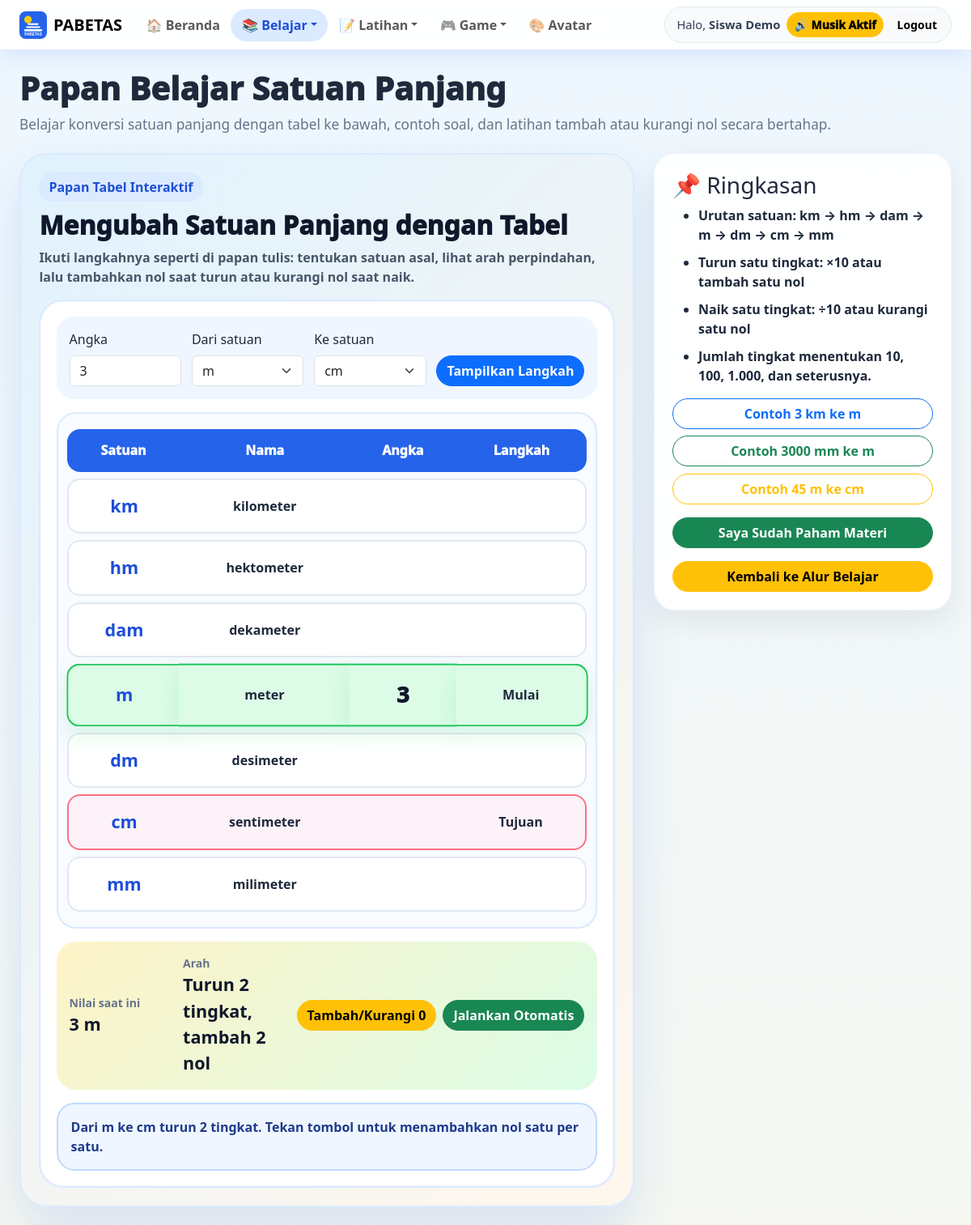
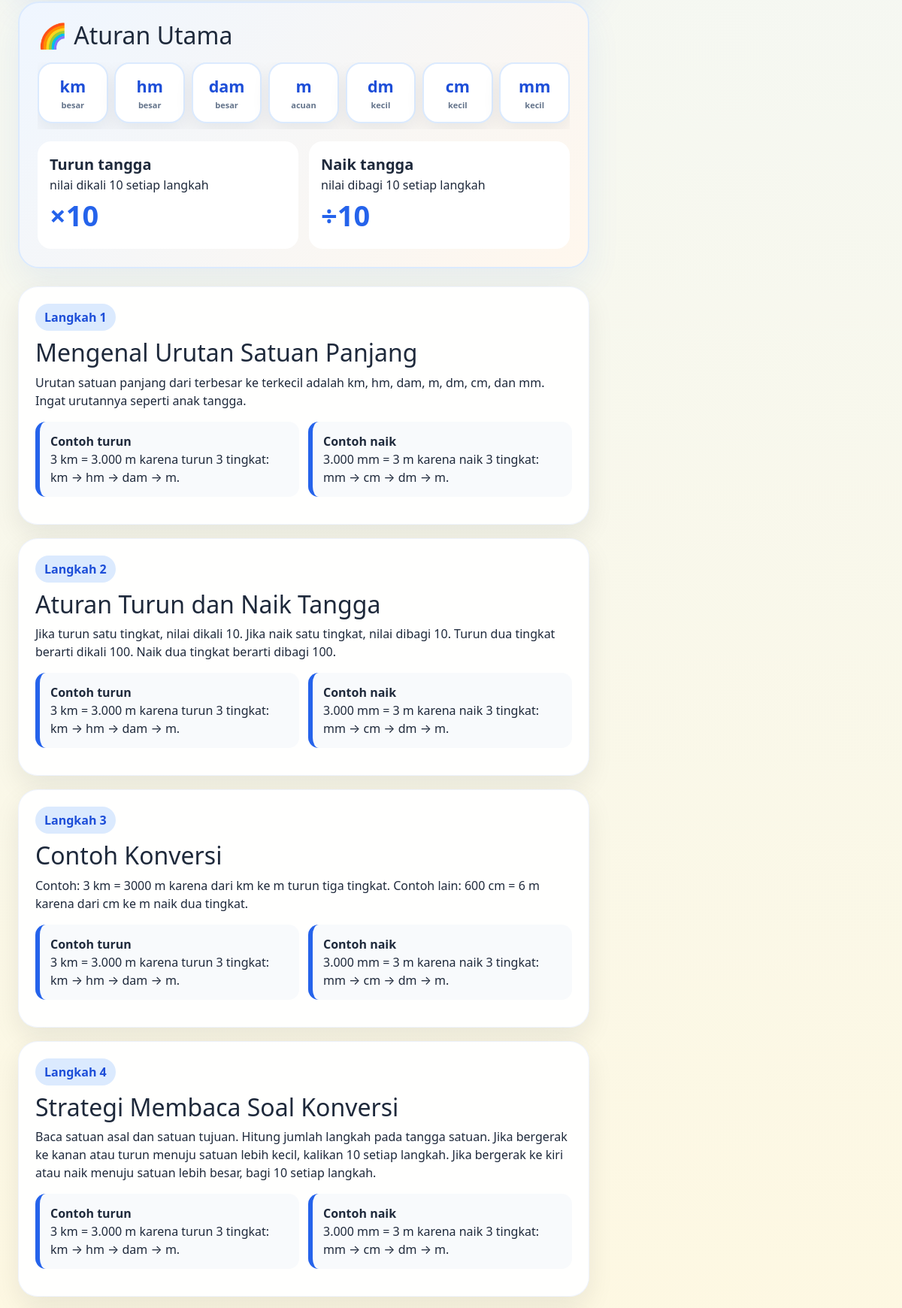
The app's page /student/learn.php (signed in, upper part) with its own data (2 pictures, top to bottom).
### tables this page shows
CREATE TABLE users (
  id INT AUTO_INCREMENT PRIMARY KEY,
  name VARCHAR(120) NOT NULL,
  username VARCHAR(60) NOT NULL UNIQUE,
  password VARCHAR(255) NOT NULL,
  role ENUM('guru','murid') NOT NULL,
  status TINYINT(1) NOT NULL DEFAULT 1,
  avatar_key VARCHAR(40) NOT NULL DEFAULT 'rocket',
  created_at TIMESTAMP DEFAULT CURRENT_TIMESTAMP
);

CREATE TABLE learning_materials (
  id INT AUTO_INCREMENT PRIMARY KEY,
  title VARCHAR(150) NOT NULL,
  content LONGTEXT NOT NULL,
  step_order INT NOT NULL DEFAULT 1,
  media_type ENUM('text','image','video') DEFAULT 'text',
  media_url TEXT NULL,
  drag_json TEXT NULL,
  status TINYINT(1) NOT NULL DEFAULT 1,
  created_by INT NULL,
  created_at TIMESTAMP DEFAULT CURRENT_TIMESTAMP,
  updated_at TIMESTAMP NULL DEFAULT NULL,
  CONSTRAINT fk_material_user FOREIGN KEY(created_by) REFERENCES users(id) ON DELETE SET NULL
);

### app/helpers.php (called while the page is built, shortened)
<?php
function e($value) {
    return htmlspecialchars((string)$value, ENT_QUOTES, 'UTF-8');
}
function url($path = '') {
    $base = rtrim(APP_URL, '/');
    $path = ltrim($path, '/');
    return $base . '/' . $path;
}

### app/db.php (called while the page is built)
<?php
function db() {
    static $pdo = null;
    if ($pdo instanceof PDO) {
        return $pdo;
    }
    $dsn = 'mysql:host=' . DB_HOST . ';port=' . DB_PORT . ';dbname=' . DB_NAME . ';charset=' . DB_CHARSET;
    try {
        $pdo = new PDO($dsn, DB_USER, DB_PASS, [
            PDO::ATTR_ERRMODE => PDO::ERRMODE_EXCEPTION,
            PDO::ATTR_DEFAULT_FETCH_MODE => PDO::FETCH_ASSOC,
            PDO::ATTR_EMULATE_PREPARES => false,
        ]);
        return $pdo;
    } catch (PDOException $e) {
        if (defined('APP_DEBUG') && APP_DEBUG) {
            exit('<h2>Koneksi database gagal</h2><p>' . htmlspecialchars($e->getMessage()) . '</p><p>Jalankan <b>/install.php</b> atau import <b>database/pabetas_advanced.sql</b>.</p>');
        }
        exit('Koneksi database gagal. Hubungi administrator.');
    }
}

### app/auth.php (called while the page is built, shortened)
<?php
function current_user() {
    static $user = null;
    if ($user !== null) return $user;
    $stmt = db()->prepare('SELECT id, name, username, role, status, avatar_key FROM users WHERE id=? LIMIT 1');
    $stmt->execute([$_SESSION['user_id']]);
    $user = $stmt->fetch();
    return $user ?: null;
}
function require_login() {
    if (!current_user()) {
        redirect('login.php');
    }
}
function require_role($role) {
    require_login();
}

### public/student/learn.php (the view, shortened to what this page needs)
<?php
require_once __DIR__ . '/../../app/layout.php';
require_role('murid');
$pdo = db();
$materials=$pdo->query('SELECT * FROM learning_materials WHERE status=1 ORDER BY step_order ASC')->fetchAll();
render_header('Papan Belajar','learn');
?>
<div class="page-title"><h1>Papan Belajar Satuan Panjang</h1><p>Belajar konversi satuan panjang dengan tabel ke bawah, contoh soal, dan latihan tambah atau kurangi nol secara bertahap.</p></div>
<div class="row g-4">
    <div class="col-xl-8">
        <div class="table-lesson-card mb-4">
            <div class="lesson-intro-copy">
                <span class="lesson-step">Papan Tabel Interaktif</span>
                <h2>Mengubah Satuan Panjang dengan Tabel</h2>
                <p>Ikuti langkahnya seperti di papan tulis: tentukan satuan asal, lihat arah perpindahan, lalu tambahkan nol saat turun atau kurangi nol saat naik.</p>
            </div>
            <div class="conversion-board">
                <div class="conversion-controls">
                    <div>
                        <label class="form-label">Angka</label>
                        <input type="number" id="tableValue" class="form-control" value="3">
                    </div>
                    <div>
                        <label class="form-label">Dari satuan</label>
                        <select id="tableFrom" class="form-select"><option>km</option><option>hm</option><option>dam</option><option selected>m</option><option>dm</option><option>cm</option><option>mm</option></select>
                    </div>
                    <div>
                        <label class="form-label">Ke satuan</label>
                        <select id="tableTo" class="form-select"><option>km</option><option>hm</option><option>dam</option><option>m</option><option>dm</option><option selected>cm</option><option>mm</option></select>
                    </div>
                    <button type="button" class="btn btn-primary rounded-pill" id="startTableLesson">Tampilkan Langkah</button>
                </div>
                <div class="vertical-table-wrap">
                    <table class="vertical-unit-table" aria-label="Tabel konversi satuan panjang ke bawah">
                        <thead><tr><th>Satuan</th><th>Nama</th><th>Angka</th><th>Langkah</th></tr></thead>
                        <tbody id="verticalTableBody"></tbody>
                    </table>
                </div>
                <div class="zero-stepper-card mt-3">
                    <div>
                        <small>Nilai saat ini</small>
                        <strong id="currentValueLabel">3</strong>
                    </div>
                    <div>
                        <small>Arah</small>
                        <strong id="directionLabel">Turun / naik</strong>
                    </div>
                    <div class="d-flex gap-2 flex-wrap">
                        <button type="button" class="btn btn-warning rounded-pill" id="applyZeroStep">Tambah/Kurangi 0</button>
                        <button type="button" class="btn btn-success rounded-pill" id="autoZeroStep">Jalankan Otomatis</button>
                    </div>
                </div>
                <div class="worked-example-box mt-3" id="tableExplanation">
                </div>
            </div>
        </div>
        <div class="unit-visual-card mb-4">
            <h2>🌈 Aturan Utama</h2>
            <div class="unit-ladder-strip clean-unit-strip">
                <?php foreach(['km','hm','dam','m','dm','cm','mm'] as $i=>$u): ?><div class="unit-step step-<?= $i ?>"><b><?= $u ?></b><small><?= $i<3?'besar':($i===3?'acuan':'kecil') ?></small></div><?php endforeach; ?>
            </div>
            <div class="conversion-rule-grid">
                <div><b>Turun tangga</b><span>nilai dikali 10 setiap langkah</span><strong>×10</strong></div>
                <div><b>Naik tangga</b><span>nilai dibagi 10 setiap langkah</span><strong>÷10</strong></div>
            </div>
        </div>
        <?php foreach($materials as $m): ?>
        <div class="lesson-card">
            <span class="lesson-step">Langkah <?= e($m['step_order']) ?></span>
            <h2><?= e($m['title']) ?></h2>
            <p><?= nl2br(e($m['content'])) ?></p>
            <div class="example-conversion-box">
                <div><b>Contoh turun</b><br>3 km = 3.000 m karena turun 3 tingkat: km → hm → dam → m.</div>
                <div><b>Contoh naik</b><br>3.000 mm = 3 m karena naik 3 tingkat: mm → cm → dm → m.</div>
            </div>
        </div>
        <?php endforeach; ?>
    </div>
    <div class="col-xl-4">
        <div class="panel-card sticky-lg-top sticky-offset">
            <h3>📌 Ringkasan</h3>
            <ul class="kid-list"><li>Urutan satuan: km → hm → dam → m → dm → cm → mm</li><li>Turun satu tingkat: ×10 atau tambah satu nol</li><li>Naik satu tingkat: ÷10 atau kurangi satu nol</li><li>Jumlah tingkat menentukan 10, 100, 1.000, dan seterusnya.</li></ul>
            <div class="quick-example-buttons">
                <button type="button" class="btn btn-outline-primary rounded-pill w-100" data-demo="3|km|m">Contoh 3 km ke m</button>
                <button type="button" class="btn btn-outline-success rounded-pill w-100" data-demo="3000|mm|m">Contoh 3000 mm ke m</button>
                <button type="button" class="btn btn-outline-warning rounded-pill w-100" data-demo="45|m|cm">Contoh 45 m ke cm</button>
            </div>
            <button class="btn btn-success rounded-pill mt-3 w-100" id="markLearnCompleted">Saya Sudah Paham Materi</button>
            <a href="<?= url('student/academic.php') ?>" class="btn btn-warning rounded-pill mt-3 w-100">Kembali ke Alur Belajar</a>
        </div>
    </div>
</div>
<?php render_footer(); ?>

### app/layout.php (shortened to what this page needs)
<?php
function nav_active(array $items, string $active): string {
    return in_array($active, $items, true) ? 'active' : '';
}
function sound_context_from_active(string $active, bool $isGuru): string {
    if (in_array($active, ['learn','academic'], true)) return 'materi';
    return 'home';
}
function render_header($title, $active = '') {
    $user = current_user();
    $isGuru = $user && $user['role'] === 'guru';
    $soundContext = sound_context_from_active($active, $isGuru);
    ?>
<!doctype html>
<html lang="id">
<head>
    <link href="https://cdn.jsdelivr.net/npm/bootstrap@5.3.3/dist/css/bootstrap.min.css" rel="stylesheet">
    <link rel="stylesheet" href="<?= url('assets/css/style.css?v=9') ?>">
</head>
<body data-sound-context="<?= e($soundContext) ?>">
<nav class="navbar navbar-expand-lg navbar-pabetas sticky-top">
    <div class="container-fluid px-3 px-md-4">
        <a class="navbar-brand fw-black d-flex align-items-center gap-2" href="<?= url($isGuru ? 'teacher/dashboard.php' : 'student/dashboard.php') ?>">
            <img src="<?= url(SCHOOL_LOGO) ?>" class="logo-sm" alt="Logo"> <span>PABETAS</span>
        </a>
        <div class="collapse navbar-collapse" id="navMain">
            <ul class="navbar-nav me-auto mb-2 mb-lg-0 nav-compact">
                <?php if ($isGuru): ?>
                    <li class="nav-item"><a class="nav-link <?= $active==='dashboard'?'active':'' ?>" href="<?= url('teacher/dashboard.php') ?>">🏠 Dashboard</a></li>
                    <li class="nav-item dropdown">
                        <a class="nav-link dropdown-toggle <?= nav_active(['materials','questions','quizzes','essay_sets','learning_flow','reflections'], $active) ?>" href="#" data-bs-toggle="dropdown">📚 Pembelajaran</a>
                        <ul class="dropdown-menu dropdown-menu-pabetas">
                            <li><a class="dropdown-item <?= $active==='materials'?'active':'' ?>" href="<?= url('teacher/materials.php') ?>">Papan Belajar</a></li>
                            <li><a class="dropdown-item <?= $active==='questions'?'active':'' ?>" href="<?= url('teacher/questions.php') ?>">Bank Soal</a></li>
                            <li><a class="dropdown-item <?= $active==='quizzes'?'active':'' ?>" href="<?= url('teacher/quizzes.php') ?>">Kuis, Pretest, Posttest</a></li>
                            <li><a class="dropdown-item <?= $active==='essay_sets'?'active':'' ?>" href="<?= url('teacher/essay_sets.php') ?>">Paket Esai</a></li>
                            <li><a class="dropdown-item <?= $active==='learning_flow'?'active':'' ?>" href="<?= url('teacher/learning_flow.php') ?>">Alur Belajar</a></li>
                            <li><a class="dropdown-item <?= $active==='reflections'?'active':'' ?>" href="<?= url('teacher/reflections.php') ?>">Refleksi Murid</a></li>
                        </ul>
                    </li>
                    <li class="nav-item dropdown">
                        <a class="nav-link dropdown-toggle <?= nav_active(['rooms','live_games','weekly'], $active) ?>" href="#" data-bs-toggle="dropdown">🎮 Game</a>
                        <ul class="dropdown-menu dropdown-menu-pabetas">
                            <li><a class="dropdown-item <?= $active==='rooms'?'active':'' ?>" href="<?= url('teacher/rooms.php') ?>">Mode Tim</a></li>
                            <li><a class="dropdown-item <?= $active==='live_games'?'active':'' ?>" href="<?= url('teacher/live_games.php') ?>">Live Game</a></li>
                            <li><a class="dropdown-item <?= $active==='weekly'?'active':'' ?>" href="<?= url('teacher/weekly_leaderboard.php') ?>">Leaderboard Mingguan</a></li>
                        </ul>
                    </li>
                    <li class="nav-item dropdown">
                        <a class="nav-link dropdown-toggle <?= nav_active(['grading','academic','reports'], $active) ?>" href="#" data-bs-toggle="dropdown">📊 Nilai & Laporan</a>
                        <ul class="dropdown-menu dropdown-menu-pabetas">
                            <li><a class="dropdown-item <?= $active==='grading'?'active':'' ?>" href="<?= url('teacher/grading.php') ?>">Nilai Esai</a></li>
                            <li><a class="dropdown-item <?= $active==='academic'?'active':'' ?>" href="<?= url('teacher/academic_reports.php') ?>">Laporan Akademik</a></li>
                            <li><a class="dropdown-item <?= $active==='reports'?'active':'' ?>" href="<?= url('teacher/reports.php') ?>">Laporan Umum</a></li>
                        </ul>
                    </li>
                    <li class="nav-item"><a class="nav-link <?= $active==='students'?'active':'' ?>" href="<?= url('teacher/students.php') ?>">👥 Murid</a></li>
                <?php elseif ($user): ?>
                    <li class="nav-item"><a class="nav-link <?= $active==='student'?'active':'' ?>" href="<?= url('student/dashboard.php') ?>">🏠 Beranda</a></li>
                    <li class="nav-item dropdown">
                        <a class="nav-link dropdown-toggle <?= nav_active(['academic','learn','ladder','reflection'], $active) ?>" href="#" data-bs-toggle="dropdown">📚 Belajar</a>
                    </li>
                    <li class="nav-item dropdown">
                        <a class="nav-link dropdown-toggle <?= nav_active(['quiz','essay_quiz','essay_feedback'], $active) ?>" href="#" data-bs-toggle="dropdown">📝 Latihan</a>
                    </li>
                    <li class="nav-item dropdown">
                        <a class="nav-link dropdown-toggle <?= nav_active(['live','team','team_game','ranking'], $active) ?>" href="#" data-bs-toggle="dropdown">🎮 Game</a>
                    </li>
                    <li class="nav-item"><a class="nav-link <?= $active==='avatar'?'active':'' ?>" href="<?= url('student/avatar.php') ?>">🎨 Avatar</a></li>
                <?php endif; ?>
            </ul>
            <?php if ($user): ?>
            <div class="nav-user-box">
                <span>Halo, <b><?= e($user['name']) ?></b></span>
                <button type="button" class="btn btn-outline-light btn-sm rounded-pill" id="soundToggle" title="Aktifkan suara">🔊 Suara</button>
                <a class="btn btn-light btn-sm rounded-pill" href="<?= url('logout.php') ?>">Logout</a>
            </div>
            <?php endif; ?>
        </div>
    </div>
</nav>
<main class="container-fluid px-3 px-md-4 py-4">
    <?php
}
function render_footer() {
    ?>
</main>
</body>
</html>
    <?php
}

### records on screen
users: name "Siswa Demo"
learning_materials: step_order "1", title "Mengenal Urutan Satuan Panjang", content "Urutan satuan panjang dari terbesar ke terkecil adalah km, hm, dam, m, dm, cm, dan mm. Ingat urutannya seperti anak tangga."
learning_materials: step_order "2", title "Aturan Turun dan Naik Tangga", content "Jika turun satu tingkat, nilai dikali 10. Jika naik satu tingkat, nilai dibagi 10. Turun dua tingkat berarti dikali 100. Naik dua tingkat berarti dibagi 100."
learning_materials: step_order "3", title "Contoh Konversi", content "Contoh: 3 km = 3000 m karena dari km ke m turun tiga tingkat. Contoh lain: 600 cm = 6 m karena dari cm ke m naik dua tingkat."
learning_materials: step_order "4", title "Strategi Membaca Soal Konversi", content "Baca satuan asal dan satuan tujuan. Hitung jumlah langkah pada tangga satuan. Jika bergerak ke kanan atau turun menuju satuan lebih kecil, kalikan 10 setiap langkah. Jika bergerak ke kiri atau naik menuju satuan lebih besar, bagi 10 setiap langkah."

### other values on screen
$u "km"
$u "hm"
$u "dam"
$u "m"
$u "dm"
$u "cm"
$u "mm"
